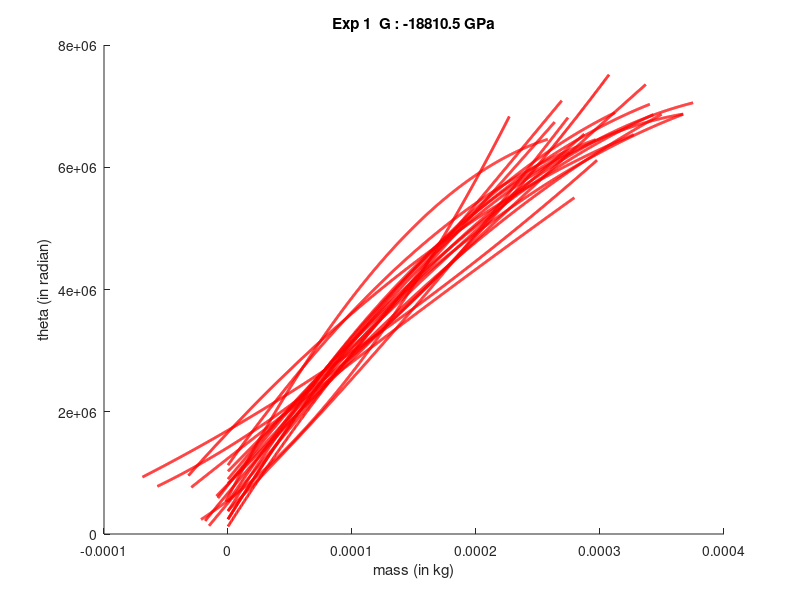
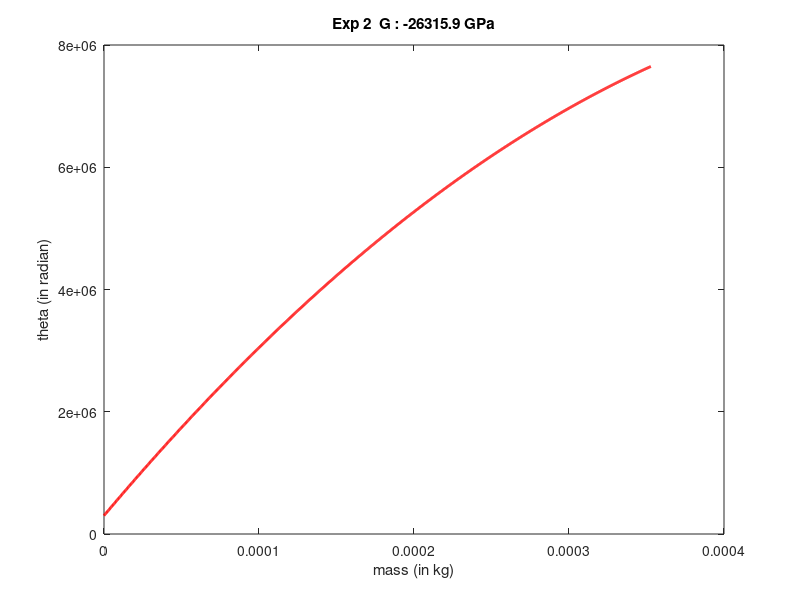
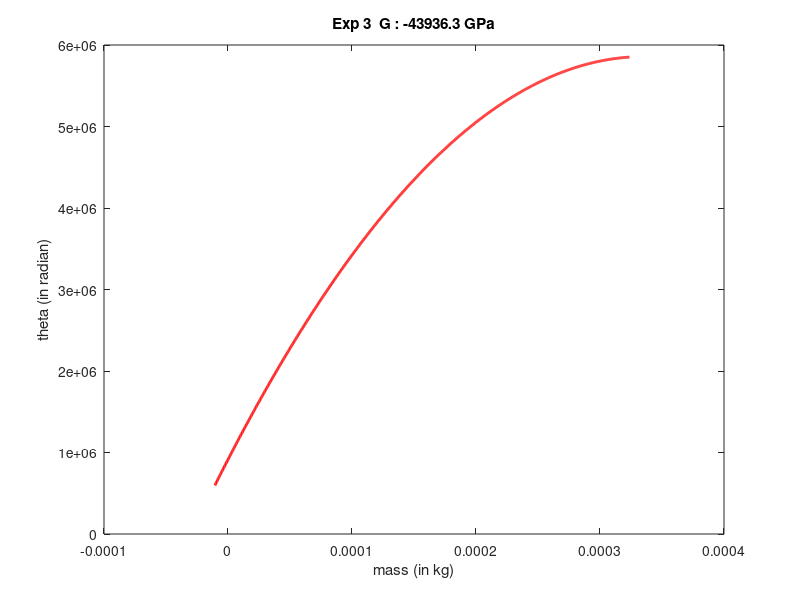
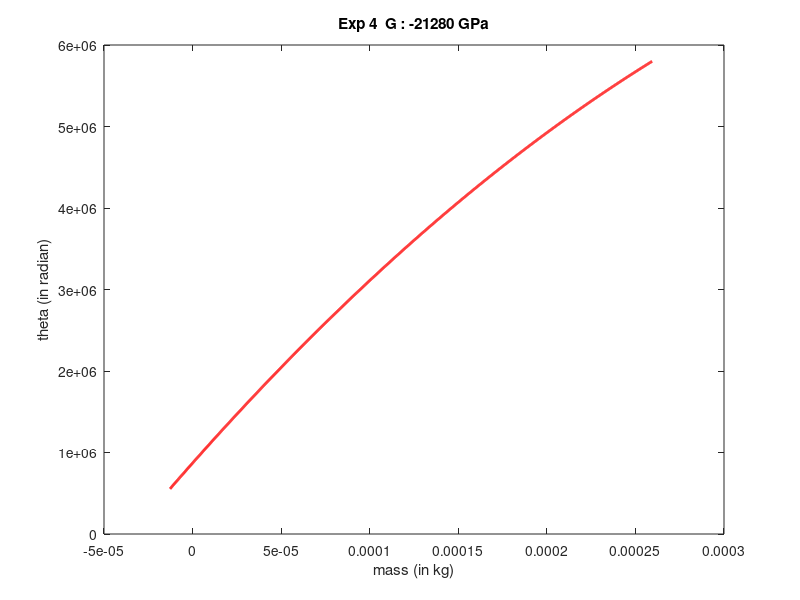

Source code (MATLAB) for these figures, in order:
%Global variables
d=0.01;     %Diameter of rod in meters
d1=0.1;     %Length of lever in meters
L=1;        %Length of Rod in meters
g=9.81;     %Value of g in m/s^2
load('P8_TorsionTest.mat');





hold on;
%Group 1

for i=1:20  %iterating through cycles


%Takes values of load from m_exp1 variable of P8_TorsionTest.mat
loads = m_exp1;

%Takes values of theta from column i of theta_0exp1 variable of P8...mat 
theta =theta_0exp1(:,i);    %change cycle number here for data

%plot(loads,theta); %Plots original y_vs_x Data
theta=theta'; %to make y and x of same dimensions since theta was columnar

J=pi*(d^4)/32;   %Polar Second Moment of Inertia
T=loads*(g*d1);    %Torque applied on the rod
y=(T*(d/2))/J;      %Shear Stress in Pa

x=(theta*(d/2))/L;     %Shear Strain 

coefficients=polyfit(x,y,2);  %finds coeff of best fit curve for Data
xFit = linspace(min(x),max(x),1000);
yFit = polyval(coefficients,xFit);
G_in_Pa=coefficients(1);  %slope of the best fit curve gives Shear Modulus

%to see full value of slope, use command 'format long'

%str=sprintf('%f Pascals',G_in_Pa);
%str ='28875391321.054501 Pascals'

%str=sprintf('%g Pascals',G_in_Pa);
%str ='2.88754e+10 Pascals'

G_in_GPa=G_in_Pa/1e9;
Exp1(i)=G_in_GPa;
 

%disp(sprintf('Slop of best fit curve theta(radian) vs mass(kg) : %g',slope));

%str=sprintf('%g GPa',G_in_GPa)
%str = '2.88754 GPa'


%%% PLOTTING GRAPH
plot(xFit,yFit,'r-','LineWidth',2)
xlabel('mass (in kg)');
ylabel('theta (in radian)');
variable = sprintf('Exp 1  G : %g GPa',G_in_GPa);
title(variable);
end

%save('Exp_1_G_Results.mat','Exp1');     %To save individual variables


figure;




%GROUP 2


for i=1:20  %iterates through cycles

%Takes values of load from m_exp1 variable of P8_TorsionTest.mat
loads = m_exp2;

%Takes values of theta from column i of theta_0exp1 variable of P8...mat 
theta =theta_0exp2(:,i);    %change cycle number here for data

%plot(loads,theta); %Plots original y_vs_x Data
theta=theta'; %to make y and x of same dimensions since theta was columnar

J=pi*(d^4)/32;   %Polar Second Moment of Inertia
T=loads*(g*d1);    %Torque applied on the rod
y=(T*(d/2))/J;      %Shear Stress in Pa

x=(theta*(d/2))/L;     %Shear Strain 

coefficients=polyfit(x,y,2);  %finds coeff of best fit curve for Data
xFit = linspace(min(x),max(x),1000);
yFit = polyval(coefficients,xFit);
G_in_Pa=coefficients(1);  %slope of the best fit curve gives Shear Modulus

%to see full value of slope, use command 'format long'

%str=sprintf('%f Pascals',G_in_Pa);
%str ='28875391321.054501 Pascals'

%str=sprintf('%g Pascals',G_in_Pa);
%str ='2.88754e+10 Pascals'

G_in_GPa=G_in_Pa/1e9;
Exp2(i)=G_in_GPa;
 

%disp(sprintf('Slop of best fit curve theta(radian) vs mass(kg) : %g',slope));

%str=sprintf('%g GPa',G_in_GPa)
%str = '2.88754 GPa'


%%% PLOTTING GRAPH
plot(xFit,yFit,'r-','LineWidth',2)
xlabel('mass (in kg)');
ylabel('theta (in radian)');
variable = sprintf('Exp 2  G : %g GPa',G_in_GPa);
title(variable);
end

%save('Exp_2_G_Results.mat','Exp2');     %To save individual variables





figure;







%GROUP 3


for i=1:20  %iterates through cycles

%Takes values of load from m_exp1 variable of P8_TorsionTest.mat
loads = m_exp3;

%Takes values of theta from column i of theta_0exp1 variable of P8...mat 
theta =theta_0exp3(:,i);    %change cycle number here for data

%plot(loads,theta); %Plots original y_vs_x Data
theta=theta'; %to make y and x of same dimensions since theta was columnar

J=pi*(d^4)/32;   %Polar Second Moment of Inertia
T=loads*(g*d1);    %Torque applied on the rod
y=(T*(d/2))/J;      %Shear Stress in Pa

x=(theta*(d/2))/L;     %Shear Strain 

coefficients=polyfit(x,y,2);  %finds coeff of best fit curve for Data
xFit = linspace(min(x),max(x),1000);
yFit = polyval(coefficients,xFit);
G_in_Pa=coefficients(1);  %slope of the best fit curve gives Shear Modulus

%to see full value of slope, use command 'format long'

%str=sprintf('%f Pascals',G_in_Pa);
%str ='28875391321.054501 Pascals'

%str=sprintf('%g Pascals',G_in_Pa);
%str ='2.88754e+10 Pascals'

G_in_GPa=G_in_Pa/1e9;
Exp3(i)=G_in_GPa;
 

%disp(sprintf('Slop of best fit curve theta(radian) vs mass(kg) : %g',slope));

%str=sprintf('%g GPa',G_in_GPa)
%str = '2.88754 GPa'


%%% PLOTTING GRAPH
plot(xFit,yFit,'r-','LineWidth',2)
xlabel('mass (in kg)');
ylabel('theta (in radian)');
variable = sprintf('Exp 3  G : %g GPa',G_in_GPa);
title(variable);
end

%save('Exp_3_G_Results.mat','Exp3');     %To save individual variables






figure;









%GROUP 4


for i=1:20  %Parsing through cycles

%Takes values of load from m_exp1 variable of P8_TorsionTest.mat
loads = m_exp4;

%Takes values of theta from column i of theta_0exp1 variable of P8...mat 
theta =theta_0exp4(:,i);    %change cycle number here for data

%plot(loads,theta); %Plots original y_vs_x Data
theta=theta'; %to make y and x of same dimensions since theta was columnar

J=pi*(d^4)/32;   %Polar Second Moment of Inertia
T=loads*(g*d1);    %Torque applied on the rod
y=(T*(d/2))/J;      %Shear Stress in Pa

x=(theta*(d/2))/L;     %Shear Strain 

coefficients=polyfit(x,y,2);  %finds coeff of best fit curve for Data
xFit = linspace(min(x),max(x),1000);
yFit = polyval(coefficients,xFit);
G_in_Pa=coefficients(1);  %slope of the best fit curve gives Shear Modulus

%to see full value of slope, use command 'format long'

%str=sprintf('%f Pascals',G_in_Pa);
%str ='28875391321.054501 Pascals'

%str=sprintf('%g Pascals',G_in_Pa);
%str ='2.88754e+10 Pascals'

G_in_GPa=G_in_Pa/1e9;
Exp4(i)=G_in_GPa;
 

%disp(sprintf('Slop of best fit curve theta(radian) vs mass(kg) : %g',slope));

%str=sprintf('%g GPa',G_in_GPa)
%str = '2.88754 GPa'


%%% PLOTTING GRAPH
plot(xFit,yFit,'r-','LineWidth',2)
xlabel('mass (in kg)');
ylabel('theta (in radian)');
variable = sprintf('Exp 4  G : %g GPa',G_in_GPa);
title(variable);
end

%save('Exp_4_G_Results.mat','Exp4');     %To save individual variables





figure;








%GROUP 5


for i=1:20  %Parsing through cycles

%Takes values of load from m_exp1 variable of P8_TorsionTest.mat
loads = m_exp5;

%Takes values of theta from column i of theta_0exp1 variable of P8...mat 
theta =theta_0exp5(:,i);    %change cycle number here for data

%plot(loads,theta); %Plots original y_vs_x Data
theta=theta'; %to make y and x of same dimensions since theta was columnar

J=pi*(d^4)/32;   %Polar Second Moment of Inertia
T=loads*(g*d1);    %Torque applied on the rod
y=(T*(d/2))/J;      %Shear Stress in Pa

x=(theta*(d/2))/L;     %Shear Strain 

coefficients=polyfit(x,y,2);  %finds coeff of best fit curve for Data
xFit = linspace(min(x),max(x),1000);
yFit = polyval(coefficients,xFit);
G_in_Pa=coefficients(1);  %slope of the best fit curve gives Shear Modulus

%to see full value of slope, use command 'format long'

%str=sprintf('%f Pascals',G_in_Pa);
%str ='28875391321.054501 Pascals'

%str=sprintf('%g Pascals',G_in_Pa);
%str ='2.88754e+10 Pascals'

G_in_GPa=G_in_Pa/1e9;
Exp5(i)=G_in_GPa;
 

%disp(sprintf('Slop of best fit curve theta(radian) vs mass(kg) : %g',slope));

%str=sprintf('%g GPa',G_in_GPa)
%str = '2.88754 GPa'


%%% PLOTTING GRAPH
plot(xFit,yFit,'r-','LineWidth',2)
xlabel('mass (in kg)');
ylabel('theta (in radian)');
variable = sprintf('Exp 5    G : %g GPa',G_in_GPa);
title(variable);
end

%save('Exp_5_G_Results.mat','Exp5');    %To save individual variables
hold off;

save('Exp_G_Results.mat','Exp1','Exp2','Exp3','Exp4','Exp5');   %To save all as 1 variable


clear 



